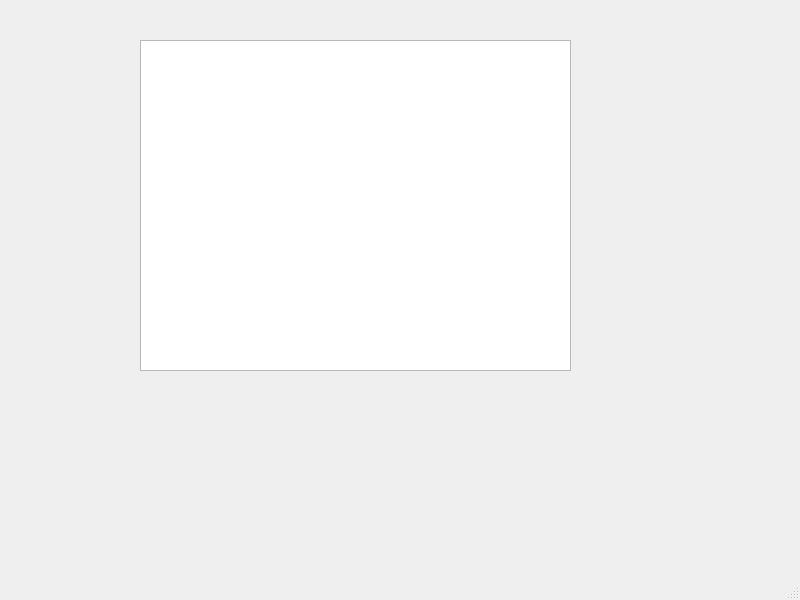
<?xml version="1.0" encoding="UTF-8"?>
<ui version="4.0">
 <class>MainWindow</class>
 <widget class="QMainWindow" name="MainWindow">
  <property name="geometry">
   <rect>
    <x>0</x>
    <y>0</y>
    <width>800</width>
    <height>600</height>
   </rect>
  </property>
  <property name="windowTitle">
   <string>MainWindow</string>
  </property>
  <widget class="QWidget" name="centralwidget">
   <widget class="QListWidget" name="listWidget">
    <property name="geometry">
     <rect>
      <x>140</x>
      <y>40</y>
      <width>431</width>
      <height>331</height>
     </rect>
    </property>
   </widget>
  </widget>
  <widget class="QMenuBar" name="menubar">
   <property name="geometry">
    <rect>
     <x>0</x>
     <y>0</y>
     <width>800</width>
     <height>22</height>
    </rect>
   </property>
  </widget>
  <widget class="QStatusBar" name="statusbar"/>
 </widget>
 <resources/>
 <connections/>
</ui>
